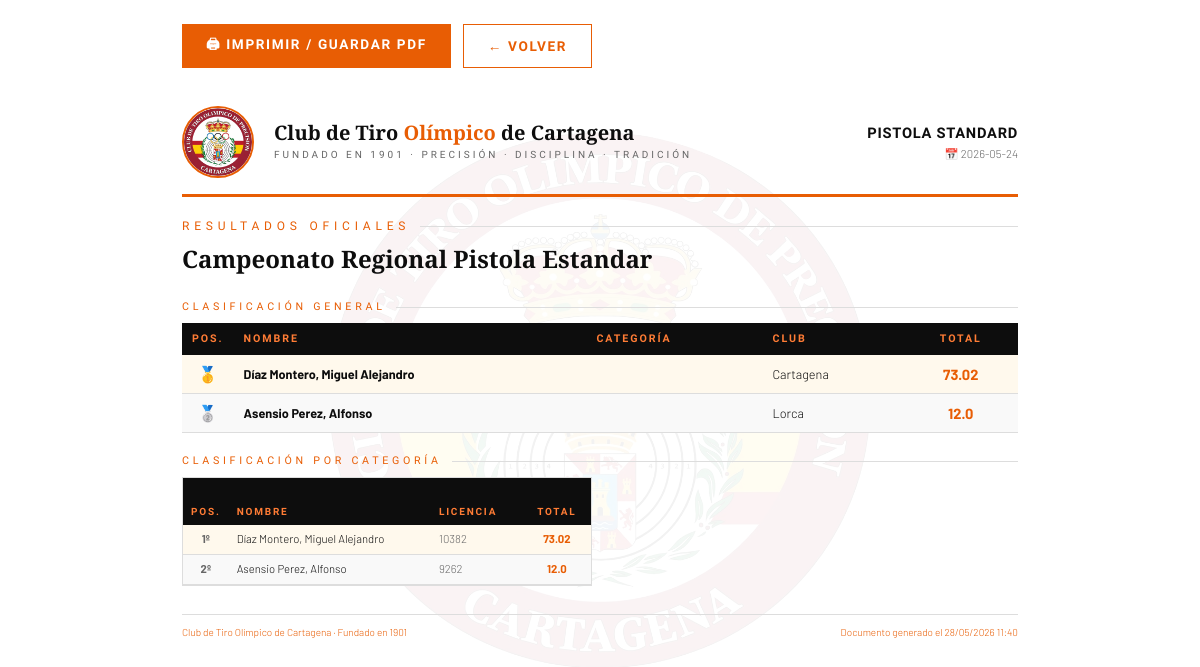
Before: /competiciones/1/imprimir (signed in) with the older database file.
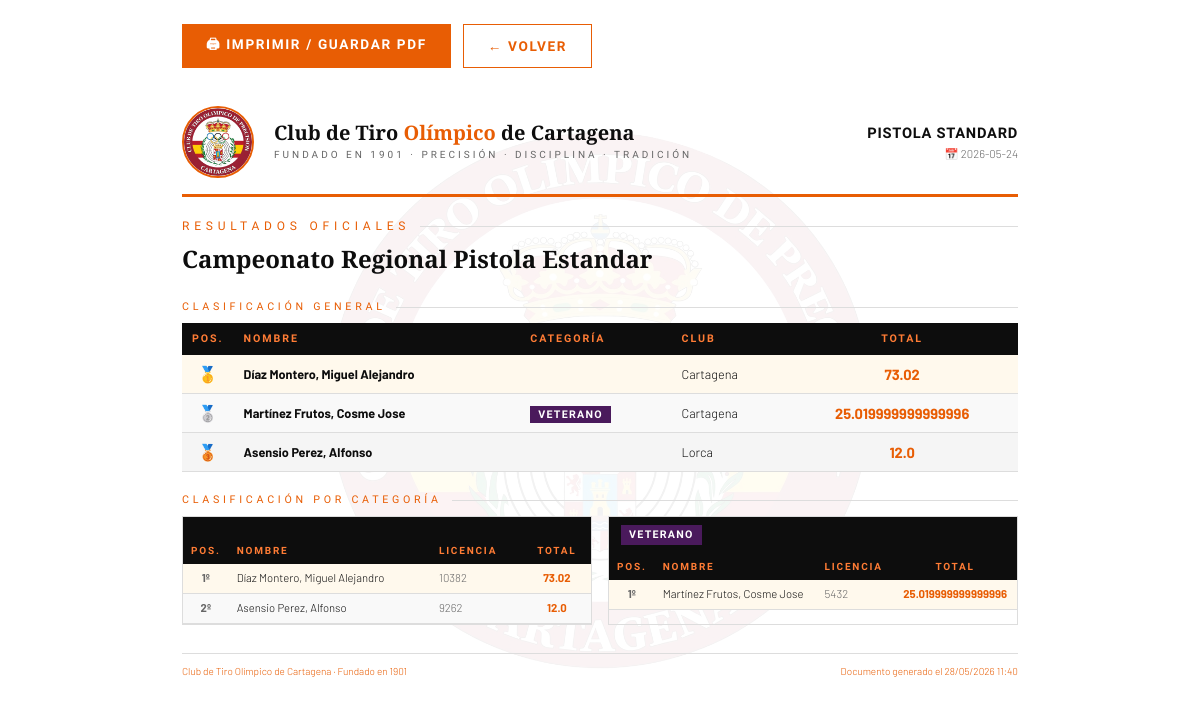
After: the same page with the newer database file.
### tables this page shows
CREATE TABLE inscripciones (
                id              INTEGER PRIMARY KEY AUTOINCREMENT,
                competicion_id  INTEGER NOT NULL,
                tirador_id      INTEGER NOT NULL,
                puesto          INTEGER NOT NULL,
                pagado          INTEGER DEFAULT 0, ocultar_categoria INTEGER DEFAULT 0, categoria TEXT DEFAULT '',
                FOREIGN KEY (competicion_id) REFERENCES competiciones(id),
                FOREIGN KEY (tirador_id) REFERENCES tiradores(id),
                UNIQUE(competicion_id, puesto)
            );

CREATE TABLE tiradores (
                id        INTEGER PRIMARY KEY AUTOINCREMENT,
                nombre    TEXT NOT NULL,
                apellidos TEXT NOT NULL,
                dni       TEXT UNIQUE NOT NULL,
                licencia  TEXT,
                club      TEXT,
                categoria TEXT
            );

### app.py (the view)
@app.route("/competiciones/<int:cid>/imprimir")
@login_required
def competicion_imprimir(cid):
    db   = get_db()
    comp = db.execute("SELECT * FROM competiciones WHERE id=?", (cid,)).fetchone()
    if not comp:
        return redirect(url_for("competiciones"))
    insc_rows = db.execute("""
        SELECT i.id, i.puesto, i.pagado, i.ocultar_categoria, i.categoria,
               t.id as tid, t.nombre, t.apellidos, t.dni, t.licencia, t.club
        FROM inscripciones i
        JOIN tiradores t ON t.id = i.tirador_id
        WHERE i.competicion_id = ?
        ORDER BY i.puesto
    """, (cid,)).fetchall()
    inscripciones = []
    for row in insc_rows:
        total = calcular_total_inscripcion(row["id"], db, comp["modalidad"])
        inscripciones.append(dict(row) | {"total": total})
    visibles = [i for i in inscripciones if not i["ocultar_categoria"]]
    clasificacion = sorted([i for i in visibles if i["total"] > 0],
                           key=lambda x: -x["total"])
    por_cat = {}
    for i in clasificacion:
        por_cat.setdefault(i["categoria"], []).append(i)
    sin_puntos = [i for i in visibles if i["total"] == 0]
    for i in sin_puntos:
        por_cat.setdefault(i["categoria"], [])
    now = datetime.now().strftime('%d/%m/%Y %H:%M')
    return render_template("competicion_imprimir.html", now=now,
        comp=comp, clasificacion=clasificacion, por_cat=por_cat)

### app.py (called while the page is built)
@login_manager.user_loader
def load_user(user_id):
    db  = get_db()
    row = db.execute("SELECT * FROM usuarios WHERE id=? AND activo=1", (user_id,)).fetchone()
    if row:
        return User(row["id"], row["username"], row["rol"], row["tirador_id"])
    return None

def get_db():
    db = getattr(g, "_database", None)
    if db is None:
        db = g._database = sqlite3.connect(DB_PATH)
        db.row_factory = sqlite3.Row
    return db

def get_modalidad_config(modalidad):
    return MODALIDAD_CONFIG.get(modalidad or "", DEFAULT_CONFIG)

def calcular_suma_serie_vals(valores, top=None):
    nums = []
    for v in valores:
        if v is None: continue
        try:
            nums.append(10.0 if str(v).strip().lower() == 'x' else float(v))
        except: pass
    if top and len(nums) > top:
        nums = sorted(nums, reverse=True)[:top]
    return sum(nums)

### templates/competicion_imprimir.html (shortened to what this page needs)
<!DOCTYPE html>
<html lang="es">
<head>
</head>
<body>
<div class="pagina">
  <div class="acciones-imp">
    <button class="btn-imprimir" onclick="window.print()">🖨 Imprimir / Guardar PDF</button>
    <a href="/competiciones/{{ comp.id }}" class="btn-volver">← Volver</a>
  </div>
  <div class="cabecera">
    <img src="/static/escudo.png" alt="Escudo CTO Cartagena">
    <div class="cab-texto">
      <div class="cab-club">Club de Tiro <span>Olímpico</span> de Cartagena</div>
      <div class="cab-sub">Fundado en 1901 · Precisión · Disciplina · Tradición</div>
    </div>
    <div class="cab-comp">
      <div class="comp-nombre">{{ comp.modalidad }}</div>
      <div class="comp-meta">{% if comp.fecha %}📅 {{ comp.fecha }}{% else %}Fecha por confirmar{% endif %}</div>
    </div>
  </div>
  <p class="titulo-doc">Resultados oficiales</p>
  <h1 class="titulo-h1">{{ comp.nombre }}</h1>
  {% if clasificacion %}
  <p class="seccion-titulo">Clasificación general</p>
  <table>
    <thead>
      <tr>
        <th class="c" style="width:44px;">Pos.</th>
        <th>Nombre</th>
        <th>Categoría</th>
        <th>Club</th>
        <th class="c">Total</th>
      </tr>
    </thead>
    <tbody>
    {% for i in clasificacion %}
    <tr>
      <td class="c">
        <span class="pos pos-{{ loop.index if loop.index <= 3 else '' }}">
          {% if loop.index==1 %}🥇{% elif loop.index==2 %}🥈{% elif loop.index==3 %}🥉{% else %}{{ loop.index }}º{% endif %}
        </span>
      </td>
      <td><strong>{{ i.apellidos }}, {{ i.nombre }}</strong></td>
      <td><span class="cat-badge badge-{{ i.categoria|lower|replace(' ', '-') }}">{{ i.categoria }}</span></td>
      <td>{{ i.club }}</td>
      <td class="total">{{ i.total }}</td>
    </tr>
    {% endfor %}
    </tbody>
  </table>
  {% else %}
  <p style="color:var(--gris);margin-bottom:20px;font-size:.9rem;">Aún no hay puntuaciones registradas.</p>
  {% endif %}
  {% if por_cat %}
  <p class="seccion-titulo">Clasificación por categoría</p>
  <div class="cats-grid">
    {% for cat, lista in por_cat.items() %}
    <div class="cat-bloque">
      <div class="cat-header">
        <span class="cat-badge badge-{{ cat|lower|replace(' ', '-') }}">{{ cat }}</span>
      </div>
      <table>
        <thead>
          <tr>
            <th style="width:36px;">Pos.</th>
            <th>Nombre</th>
            <th>Licencia</th>
            <th class="c">Total</th>
          </tr>
        </thead>
        <tbody>
        {% for i in lista %}
        <tr>
          <td class="c" style="font-weight:700;color:var(--gris);">{{ loop.index }}º</td>
          <td>{{ i.apellidos }}, {{ i.nombre }}</td>
          <td style="color:var(--gris);">{{ i.licencia or '—' }}</td>
          <td class="total">{{ i.total }}</td>
        </tr>
        {% else %}
        <tr><td colspan="4" style="padding:8px;color:var(--gris);font-style:italic;text-align:center;">Sin puntuaciones</td></tr>
        {% endfor %}
        </tbody>
      </table>
    </div>
    {% endfor %}
  </div>
  {% endif %}
  <div class="pie">
    <span>Club de Tiro <span>Olímpico</span> de Cartagena · Fundado en 1901</span>
    <span>Documento generado el {{ now }}</span>
  </div>
</div>
</body>
</html>

Changed rows visible on the page:
added inscripciones: apellidos "Martínez Frutos", nombre "Cosme Jose", categoria "VETERANO", club "Cartagena", total "25.019999999999996", licencia "5432"
computed for inscripciones "Asensio Perez": text "🥈" → "🥉"
